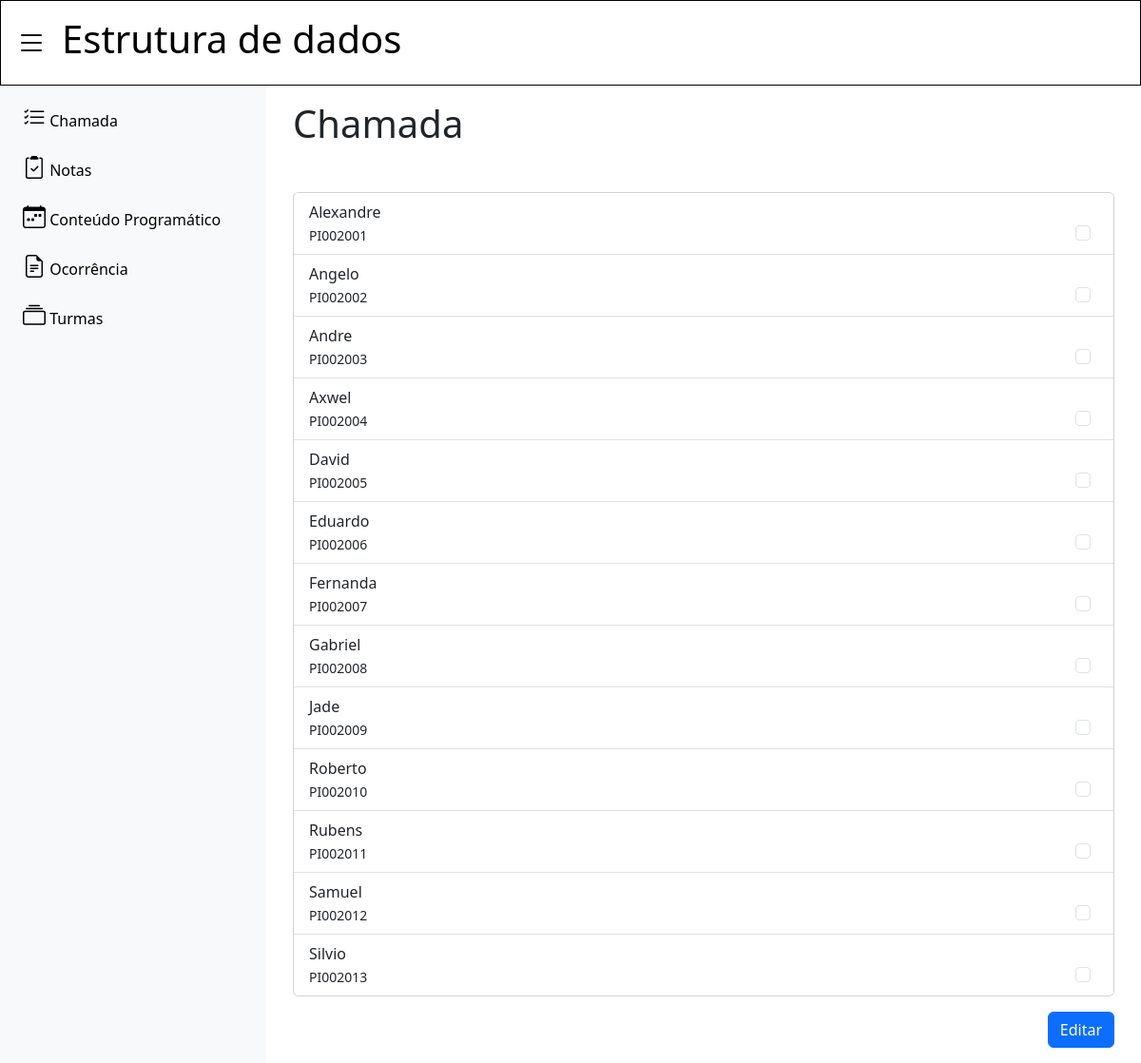
/chamada/2/ (signed in), run on the app's committed database.
### turmas/models.py (models this page shows)
class Materia(models.Model):
    nome=models.CharField(max_length=30)

class Aluno(models.Model):
    nome=models.CharField(max_length=30)
    matricula=models.CharField(max_length=10)
    turma=models.ForeignKey(Turma, on_delete=models.CASCADE)

### chamada/views.py (the view, shortened to what this page needs)
# urls.py: path('', views.index, name="index"),
@login_required
def index(request,id):
    tpm = Relation_TPM.objects.get(pk=id)
    materia = Materia.objects.get(pk=tpm.materia_id)
    alunos = Aluno.objects.filter(turma_id=tpm.turma_id)
    if request.method == "POST" and not chamada_existe(materia):
        alunos_presentes = request.POST.getlist('check')
        alunos_faltantes = alunos.exclude(id__in=alunos_presentes)
        marcar_presenca(alunos_presentes, materia)
        marcar_falta(alunos_faltantes, materia)
        return redirect(f'/chamada/{id}/')
    chamada = []
    for aluno in alunos:
        chamada.append({'presente': verificar_presenca(aluno, materia)})
    lista_presenca = zip(alunos,chamada)
    relacao = {'id': id, 'materia': materia,'chamada': lista_presenca, 'edit': chamada_existe(materia)}
    return render(request, 'index.html', {'relacao': relacao})

### chamada/views.py (called while the page is built)
def verificar_presenca(aluno, materia):
    presenca = Chamada.objects.filter(data=date.today(), materia_id=materia.id, aluno_id=aluno.id)
    if presenca and presenca[0].presente:
        return True

def chamada_existe(materia):
    chamada = Chamada.objects.filter(data=date.today(), materia_id=materia.id)
    if chamada.exists():
        return True
    return False

### chamada/templates/index.html
{% extends 'base.html' %}
{% block 'header' %}
    <h1>{{relacao.materia.nome}}</h1>
{% endblock %}
{% block 'dashboard' %}
<div class="container">
    <h1 class="mb-5">Chamada</h1>
    <form action="/chamada/{{relacao.id}}/" method="POST">{% csrf_token %}
        <div class="card" style="width: 100%;">
            <ul class="list-group list-group-flush">
                {% for aluno in relacao.chamada %}
                    <li class="list-group-item">
                        <div class="row">
                            <div class="col-md-6">
                                <div>{{ aluno.0.nome }}</div>
                                <small>{{ aluno.0.matricula }}</small>
                            </div>
                            <div class="col-md-6 d-flex align-items-end justify-content-end">
                                <div class="form-check">
                                    <input class="form-check-input" type="checkbox" value="{{aluno.0.id}}" {% if aluno.1.presente %} checked {% endif %} name="check">
                                </div>
                            </div>
                        </div>
                    </li>
                {% endfor %}
            </ul>
        </div>
        <div class="d-flex justify-content-end mt-3">
            <button type="submit" class="btn btn-primary">{% if relacao.edit %} Editar {% else %} Salvar {% endif %}</button>
        </div>
    </form>
</div>
{% endblock %}

### templates/static/general/css/base.css (style rules this page uses)
* { margin: 0; padding: 0; box-sizing: border-box; }
body { width: 100%; height: 100vh; margin: 0; padding: 0; }

### data on the page
Materia: materia.nome "Estrutura de dados"
Aluno: nome "Alexandre", matricula "PI002001"
Aluno: nome "Angelo", matricula "PI002002"
Aluno: nome "Andre", matricula "PI002003"
Aluno: nome "Axwel", matricula "PI002004"
Aluno: nome "David", matricula "PI002005"
Aluno: nome "Eduardo", matricula "PI002006"
Aluno: nome "Fernanda", matricula "PI002007"
Aluno: nome "Gabriel", matricula "PI002008"
Aluno: nome "Jade", matricula "PI002009"
Aluno: nome "Roberto", matricula "PI002010"
Aluno: nome "Rubens", matricula "PI002011"
Aluno: nome "Samuel", matricula "PI002012"
Aluno: nome "Silvio", matricula "PI002013"
